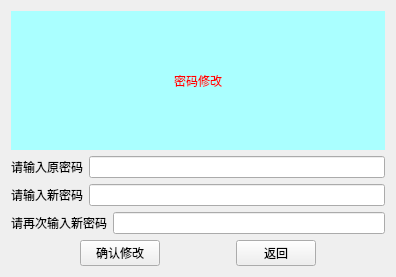
<?xml version="1.0" encoding="UTF-8"?>
<ui version="4.0">
 <class>password</class>
 <widget class="QWidget" name="password">
  <property name="geometry">
   <rect>
    <x>0</x>
    <y>0</y>
    <width>396</width>
    <height>277</height>
   </rect>
  </property>
  <property name="windowTitle">
   <string>密码修改</string>
  </property>
  <layout class="QVBoxLayout" name="verticalLayout_2">
   <item>
    <layout class="QVBoxLayout" name="verticalLayout">
     <item>
      <widget class="QLabel" name="label">
       <property name="sizePolicy">
        <sizepolicy hsizetype="Minimum" vsizetype="Minimum">
         <horstretch>0</horstretch>
         <verstretch>0</verstretch>
        </sizepolicy>
       </property>
       <property name="styleSheet">
        <string notr="true">font: 30pt &quot;微软雅黑&quot;;
background-color: rgb(170, 255, 255);
color: rgb(255, 0, 0);</string>
       </property>
       <property name="text">
        <string>密码修改</string>
       </property>
       <property name="alignment">
        <set>Qt::AlignCenter</set>
       </property>
      </widget>
     </item>
     <item>
      <layout class="QHBoxLayout" name="horizontalLayout_4">
       <item>
        <widget class="QLabel" name="label_4">
         <property name="text">
          <string>请输入原密码</string>
         </property>
        </widget>
       </item>
       <item>
        <widget class="QLineEdit" name="lineEdit"/>
       </item>
      </layout>
     </item>
     <item>
      <layout class="QHBoxLayout" name="horizontalLayout_3">
       <item>
        <widget class="QLabel" name="label_3">
         <property name="text">
          <string>请输入新密码</string>
         </property>
        </widget>
       </item>
       <item>
        <widget class="QLineEdit" name="lineEdit_2"/>
       </item>
      </layout>
     </item>
     <item>
      <layout class="QHBoxLayout" name="horizontalLayout_2">
       <item>
        <widget class="QLabel" name="label_5">
         <property name="text">
          <string>请再次输入新密码</string>
         </property>
        </widget>
       </item>
       <item>
        <widget class="QLineEdit" name="lineEdit_3"/>
       </item>
      </layout>
     </item>
     <item>
      <layout class="QHBoxLayout" name="horizontalLayout">
       <item>
        <spacer name="horizontalSpacer">
         <property name="orientation">
          <enum>Qt::Horizontal</enum>
         </property>
         <property name="sizeHint" stdset="0">
          <size>
           <width>40</width>
           <height>20</height>
          </size>
         </property>
        </spacer>
       </item>
       <item>
        <widget class="QPushButton" name="pushButton">
         <property name="text">
          <string>确认修改</string>
         </property>
        </widget>
       </item>
       <item>
        <spacer name="horizontalSpacer_2">
         <property name="orientation">
          <enum>Qt::Horizontal</enum>
         </property>
         <property name="sizeHint" stdset="0">
          <size>
           <width>40</width>
           <height>20</height>
          </size>
         </property>
        </spacer>
       </item>
       <item>
        <widget class="QPushButton" name="pushButton_2">
         <property name="text">
          <string>返回</string>
         </property>
        </widget>
       </item>
       <item>
        <spacer name="horizontalSpacer_3">
         <property name="orientation">
          <enum>Qt::Horizontal</enum>
         </property>
         <property name="sizeHint" stdset="0">
          <size>
           <width>40</width>
           <height>20</height>
          </size>
         </property>
        </spacer>
       </item>
      </layout>
     </item>
    </layout>
   </item>
  </layout>
 </widget>
 <resources/>
 <connections/>
</ui>
